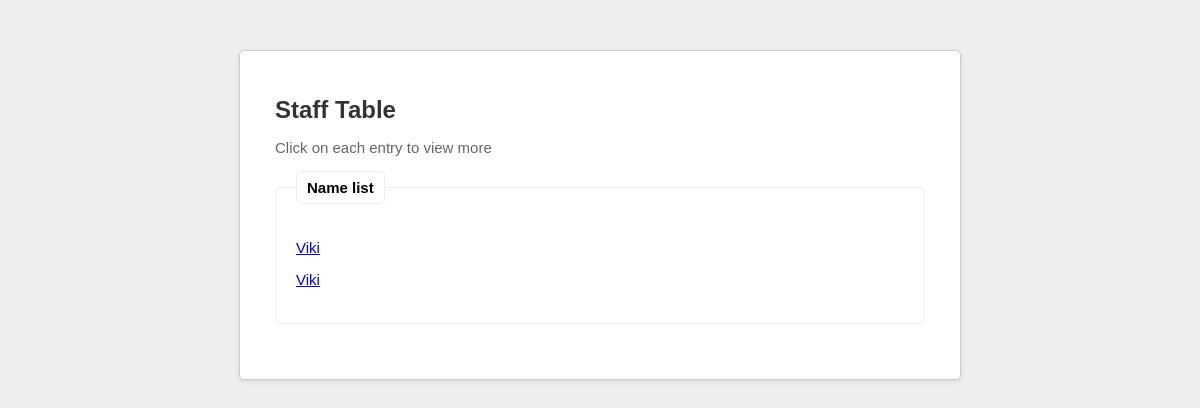
The app's page /staffs, older data.
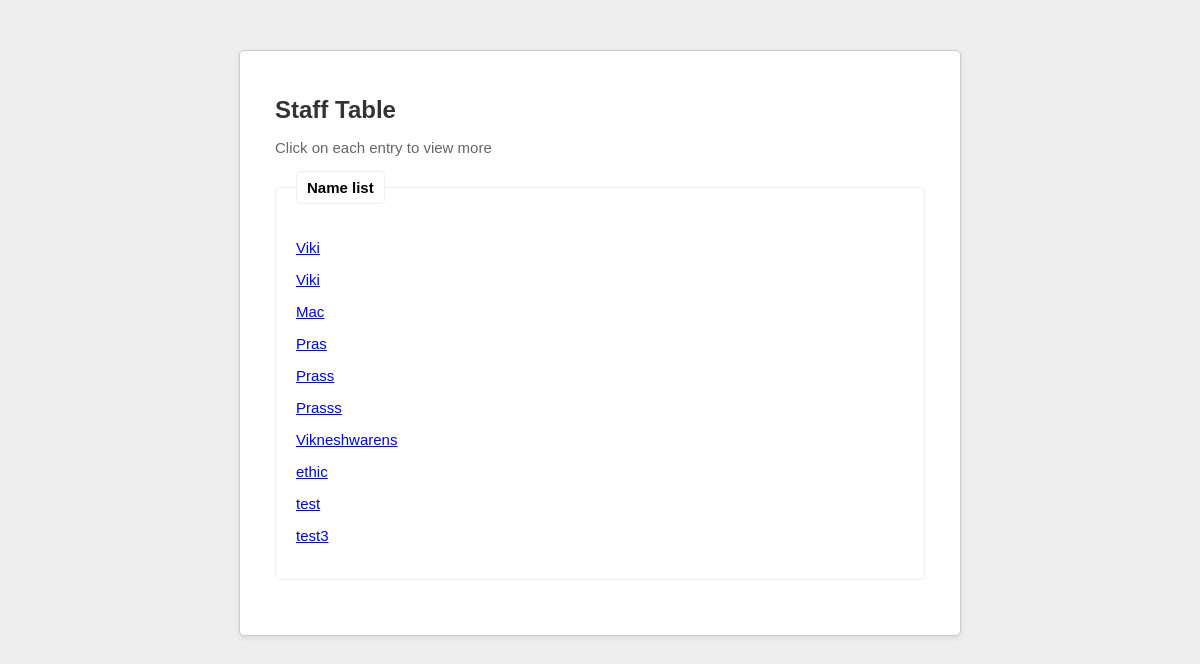
The same page, newer data.
### models.py (models this page shows, shortened)
class Staff(db.Model):
    __tablename__ = 'Staff'
    SID = db.Column(db.Integer, primary_key=True)
    Staff_Name = db.Column(db.String(500), index=True)
    Staff_ID = db.Column(db.String(500), index=True, unique=True)
    Staff_Email = db.Column(db.String(500))
    Staff_Phone = db.Column(db.Integer, unique=True)
    Staff_Address = db.Column(db.Text)
    Staff_Photo = db.Column(db.Text)

### app.py (the view)
@app.route('/staffs', methods=['GET','POST'])
def staffs():
  if request.method == 'POST':
	fileurl = []
	for key in request.files:
		file = request.files[key]
		if file and allowed_file(file.filename):
			if not os.path.exists('uploads/' + request.form['Staff_Name']):
    				os.makedirs('uploads/' + request.form['Staff_Name'])
			app.config['UPLOAD_FOLDER'] = 'uploads/' + request.form['Staff_Name'] + '/'
			filename = secure_filename(file.filename)
			file.save(os.path.join(app.config['UPLOAD_FOLDER'], filename))
    			fileurl.append(app.config['UPLOAD_FOLDER'] + filename)
	print fileurl[0]
	try:
		s = Staff(request.form['Staff_Name'], request.form['Staff_ID'],\
				request.form['Staff_Email'], request.form['Staff_Phone'],request.form['Staff_Address'], fileurl[0])
		q = Education(request.form['UG_Ins_Name'], request.form['UG_Ins_Special'],request.form['UG_Ins_Year'],request.form['UG_Attach'],\
				request.form['PG_Ins_Name'], request.form['PG_Ins_Special'],request.form['PG_Ins_Year'],request.form['PG_Attach'],\
				request.form['PHD_Ins_Name'], request.form['PHD_Ins_Special'],request.form['PHD_Ins_Year'],request.form['PHD_Attach'])
		r = Activities(request.form['Workshops'], request.form['Seminars'], request.form['EDP'])
		db.session.add(s)
		db.session.commit()
		staff = Staff.query.all()
	except BaseException, be:
		print "Error:", be
        return render_template('stafflist.html', staff = staff)
  if request.method == 'GET':
	  staff = Staff.query.all()
	  return render_template('stafflist.html', staff = staff)

### templates/stafflist.html (shortened to what this page needs)
<!DOCTYPE html>
<html>
<head>
<link href="static/contact.css" rel="stylesheet" type="text/css" />
</head>
<body>
	<section id="contact">
		<header>
		<h1>Staff Table</h1>
		<p>Click on each entry to view more</p>
		</header>
			<fieldset>
				<legend>Name list</legend>
				<div>
					{% for attr in staff %}
					<p><a href=/staffs/{{attr.Staff_Name}}>{{attr.Staff_Name}}</a></p>
	        {% endfor %}
				</div>
	</section>
</body>
</html>

### static/contact.css (style rules this page uses)
html, body { border: 0; margin: 0; padding: 0; }
body { font: 62.5% "Lucida Grande", "Lucida Sans Unicode", Arial, sans-serif; min-width: 100%; min-height: 101%; color: #666; background:#eee; }
#contact p, label, legend { font: 1.5em "Lucida Grande", "Lucida Sans Unicode", Arial, sans-serif; }
#contact h1 { margin: 10px 0 10px; font-size: 24px; color: #333333; }
#contact { display: block; width: 650px; margin: 50px auto; padding: 35px; border: 1px solid #cbcbcb; background-color: #FFF; -webkit-border-radius:5px; -moz-border-radius:5px; border-radius:5px; box-shadow: 0 2px 5px rgba(50, 50, 50, 0.1); -webkit-box-shadow: 0 2px 5px rgba(50, 50, 50, 0.1); -moz-box-shadow: 0 2px 5px rgba(50, 50, 50, 0.1); }
#contact fieldset { padding:20px; border:1px solid #eee; -webkit-border-radius:5px; -moz-border-radius:5px; margin:0 0 20px; }
#contact legend { padding:7px 10px; font-weight:bold; color:#000; border:1px solid #eee; -webkit-border-radius:5px; -moz-border-radius:5px; margin-bottom:0 !important; margin-bottom:20px; }

Row changes from the older to the newer data that the page shows:
added Staff: Staff_Name "Mac"
added Staff: Staff_Name "Pras"
added Staff: Staff_Name "Prass"
added Staff: Staff_Name "Prasss"
added Staff: Staff_Name "Vikneshwarens"
added Staff: Staff_Name "ethic"
added Staff: Staff_Name "test"
added Staff: Staff_Name "test3"
